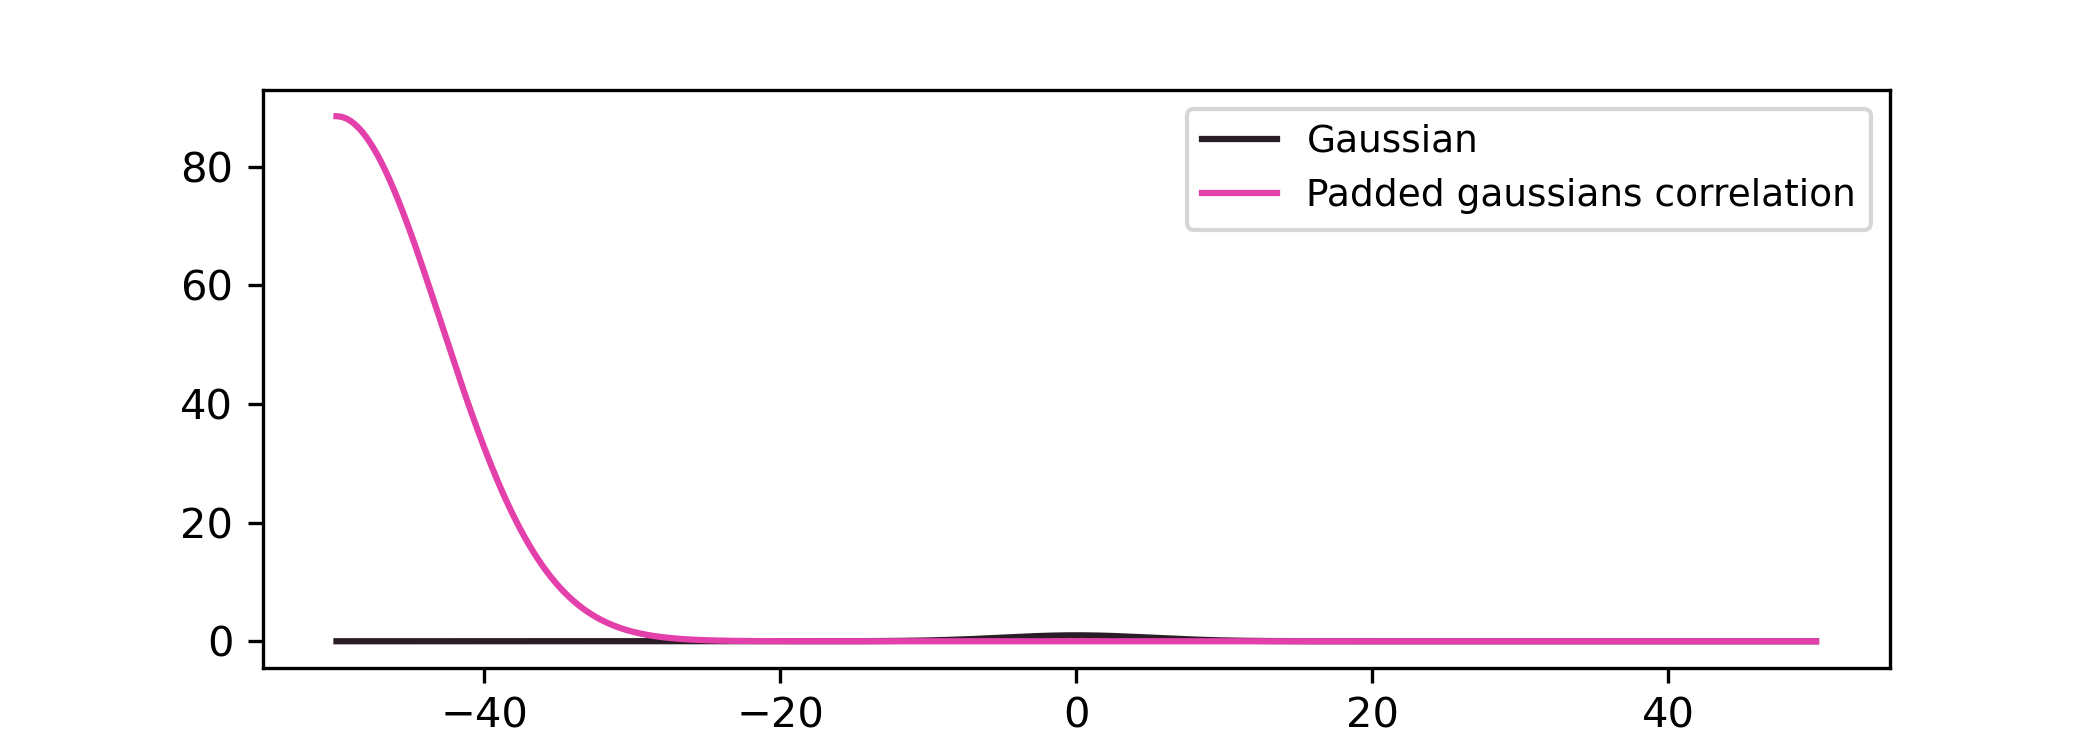

Write the Python code that produced this figure.
#!/usr/bin/env python3
# -*- coding: utf-8 -*-
"""
Created on Wed Nov  4 20:23:56 2020

@author: fernandacristina
"""

import numpy as np
import matplotlib.pyplot as plt


def corr_pad_fun(f, g):
    l = len(f)
    f = np.pad( f, (0,len(f)) )
    g = np.pad( g, (0,len(g)) )
    return np.fft.irfft( np.fft.rfft(f) * np.conj(np.fft.rfft(g)) )[:l]

def gaussian(x, sigma):
    return np.exp( -0.5*x**2/sigma**2 )

    
x = np.linspace(-50,50,1000)
gauss = gaussian(x,5)
corr_gauss = corr_pad_fun(gauss, gauss)

plt.figure(figsize=(7,2.5))
P1 = plt.plot()
plt.plot(x,gauss,      color='#2b1d26')
plt.plot(x,corr_gauss, color='#e340ab')
plt.legend(['Gaussian','Padded gaussians correlation'], loc='upper right', fontsize=9)
# plt.savefig('PS4_P4.png',dpi=300)
